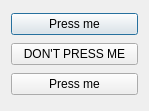
<?xml version="1.0" encoding="UTF-8"?>
<ui version="4.0">
 <class>Dialog</class>
 <widget class="QDialog" name="Dialog">
  <property name="geometry">
   <rect>
    <x>0</x>
    <y>0</y>
    <width>149</width>
    <height>111</height>
   </rect>
  </property>
  <layout class="QVBoxLayout" name="verticalLayout">
   <item>
    <widget class="QPushButton" name="pushButton_1">
     <property name="text">
      <string>Press me</string>
     </property>
    </widget>
   </item>
   <item>
    <widget class="QPushButton" name="pushButton_2">
     <property name="text">
      <string>DON'T PRESS ME</string>
     </property>
    </widget>
   </item>
   <item>
    <widget class="QPushButton" name="pushButton_3">
     <property name="text">
      <string>Press me</string>
     </property>
    </widget>
   </item>
  </layout>
 </widget>
 <layoutdefault spacing="6" margin="11"/>
 <resources/>
 <connections/>
</ui>
